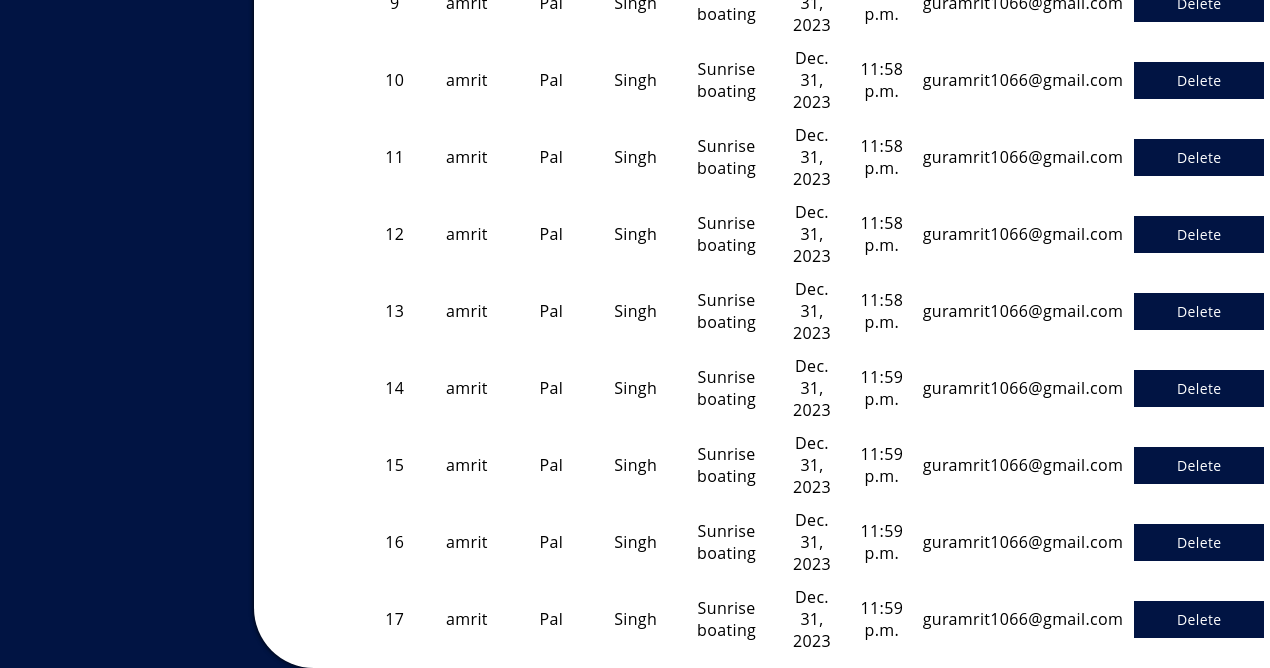
Before: /admin_area/reservation/ (signed in, lower part) with the older database file.
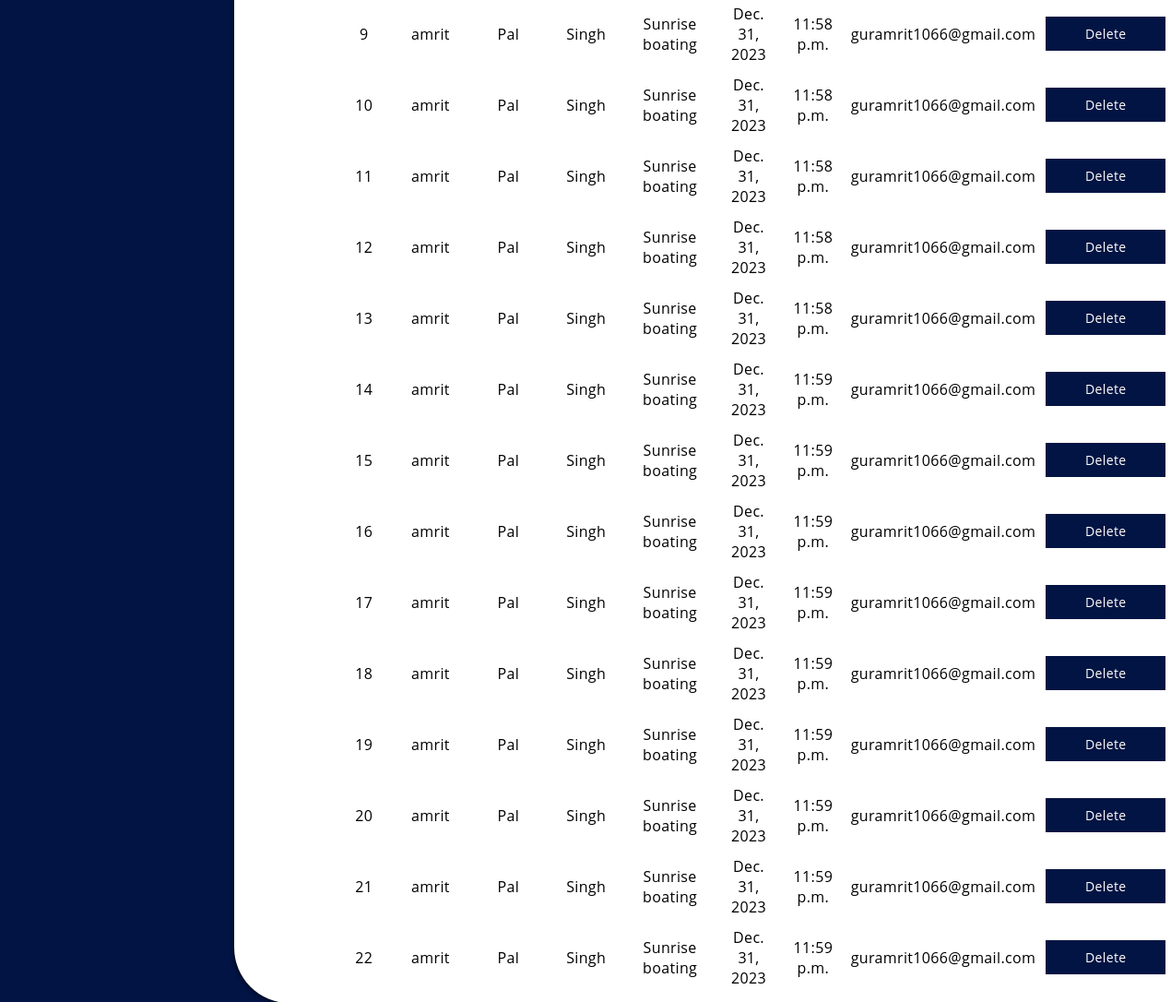
After: the same page with the newer database file.
### booking/models.py (models this page shows, shortened)
class Booking(models.Model):
    plan = models.ForeignKey(Plans,on_delete=models.CASCADE)
    fname = models.CharField(max_length=20)
    mname = models.CharField(max_length=10,null=True,blank=True)
    lname = models.CharField(max_length=20)
    email = models.EmailField(max_length=100)
    cnum = models.IntegerField()
    arrivedate = models.DateField()
    adults = models.IntegerField(null=True)
    child = models.IntegerField(blank=True)
    time = models.TimeField()
    date = models.DateTimeField(auto_now=True)
    ispaid= models.BooleanField(default=False)
    amount = models.FloatField(_("Amount"), null=False, blank=False)
    status = models.CharField(
        _("Payment Status"),
        default=PaymentStatus.PENDING,
        max_length=254,
        blank=False,
        null=False,
    )
    provider_order_id = models.CharField(
        _("Order ID"), max_length=40, null=False, blank=False
    )
    payment_id = models.CharField(
        _("Payment ID"), max_length=36, null=False, blank=False
    )
    signature_id = models.CharField(
        _("Signature ID"), max_length=128, null=False, blank=False
    )

class Plans(models.Model):
    name = models.CharField(max_length=50)
    description=models.TextField()
    Duration1=models.IntegerField()
    price1=models.IntegerField()
    Duration2=models.IntegerField()
    price2=models.IntegerField()
    image = models.ImageField(upload_to='plan_img')
    date = models.DateTimeField(auto_now=True)
    def __str__(self):
        return f"{self.name}"

### admin_site/views.py (the view)
# urls.py: path('reservation/', admin_reservations, name= 'Admin-reservation'),
@user_passes_test(lambda u: u.is_superuser,
                  login_url='../../admin_area/login')
def admin_reservations (request):
    reservations = Booking.objects.all()
    return render(request, 'admin_area/admin_reservation.html',
                  {'reservations' : reservations, 'title' : 'Admin|Reservations'})

### templates/admin_area/admin_reservation.html (shortened to what this page needs)
{% extends 'admin_area/admin_sidebar.html' %}
{% load static %}
{% block static %}<link rel="stylesheet" href={% static 'css/style_res.css' %}>{% endblock static %}
{% block content %}
        <div class="center">
            <section><b>
                <div class="table-container">
                <table class="table">
                    <tbody>
                    {% for reservation in reservations %}
                        <tr>
                            <td data-label="Sno.">{{forloop.counter}}</td>
                            <td data-label="First Name">{{reservation.fname}}</td>
                            <td data-label="Middle Name">{{reservation.mname}}</td>
                            <td data-label="Last Name">{{reservation.lname}}</td>
                            <td data-label="Package Name">{{reservation.plan}} {{reservation.plan.duration}}</td>
                            <td data-label="Date">{{reservation.arrivedate}}</td>
                            <td data-label="Time">{{reservation.time}}</td>
                            <td data-label="Email">{{reservation.email}}</td>
                            <form action="" method="POST">
                            <td data-label="Delete"><a href="#" name='dlt' class="btn"> Delete</a></td>
                            </form>
                        </tr>
                    {% endfor %}
                    </tbody>
                </table>
            </div> </b>
    </section></div>
{% endblock content %}

Changed rows visible on the page:
now on this page (row unchanged): Booking: fname "amrit", mname "Pal", lname "Singh", plan "Sunrise boating", arrivedate "Dec. 31, 2023", time "11:58 p.m.", email "guramrit1066@gmail.com"
added Booking: fname "amrit", mname "Pal", lname "Singh", plan "Sunrise boating", arrivedate "Dec. 31, 2023", time "11:59 p.m.", email "guramrit1066@gmail.com"
added Booking: fname "amrit", mname "Pal", lname "Singh", plan "Sunrise boating", arrivedate "Dec. 31, 2023", time "11:59 p.m.", email "guramrit1066@gmail.com"
added Booking: fname "amrit", mname "Pal", lname "Singh", plan "Sunrise boating", arrivedate "Dec. 31, 2023", time "11:59 p.m.", email "guramrit1066@gmail.com"
added Booking: fname "amrit", mname "Pal", lname "Singh", plan "Sunrise boating", arrivedate "Dec. 31, 2023", time "11:59 p.m.", email "guramrit1066@gmail.com"
added Booking: fname "amrit", mname "Pal", lname "Singh", plan "Sunrise boating", arrivedate "Dec. 31, 2023", time "11:59 p.m.", email "guramrit1066@gmail.com"
